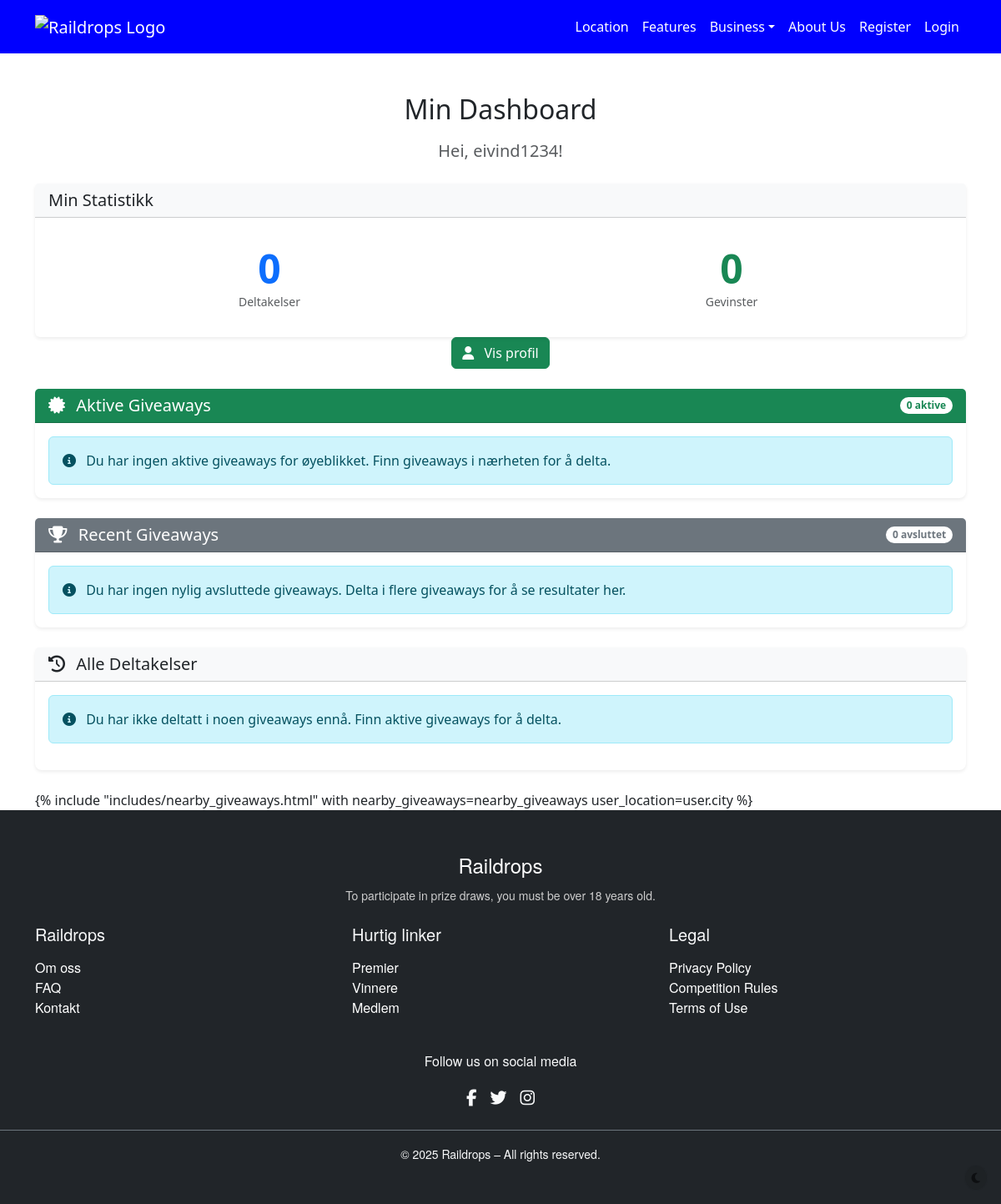
/accounts/dashboard/ (signed in), run on an earlier commit of the app's database.
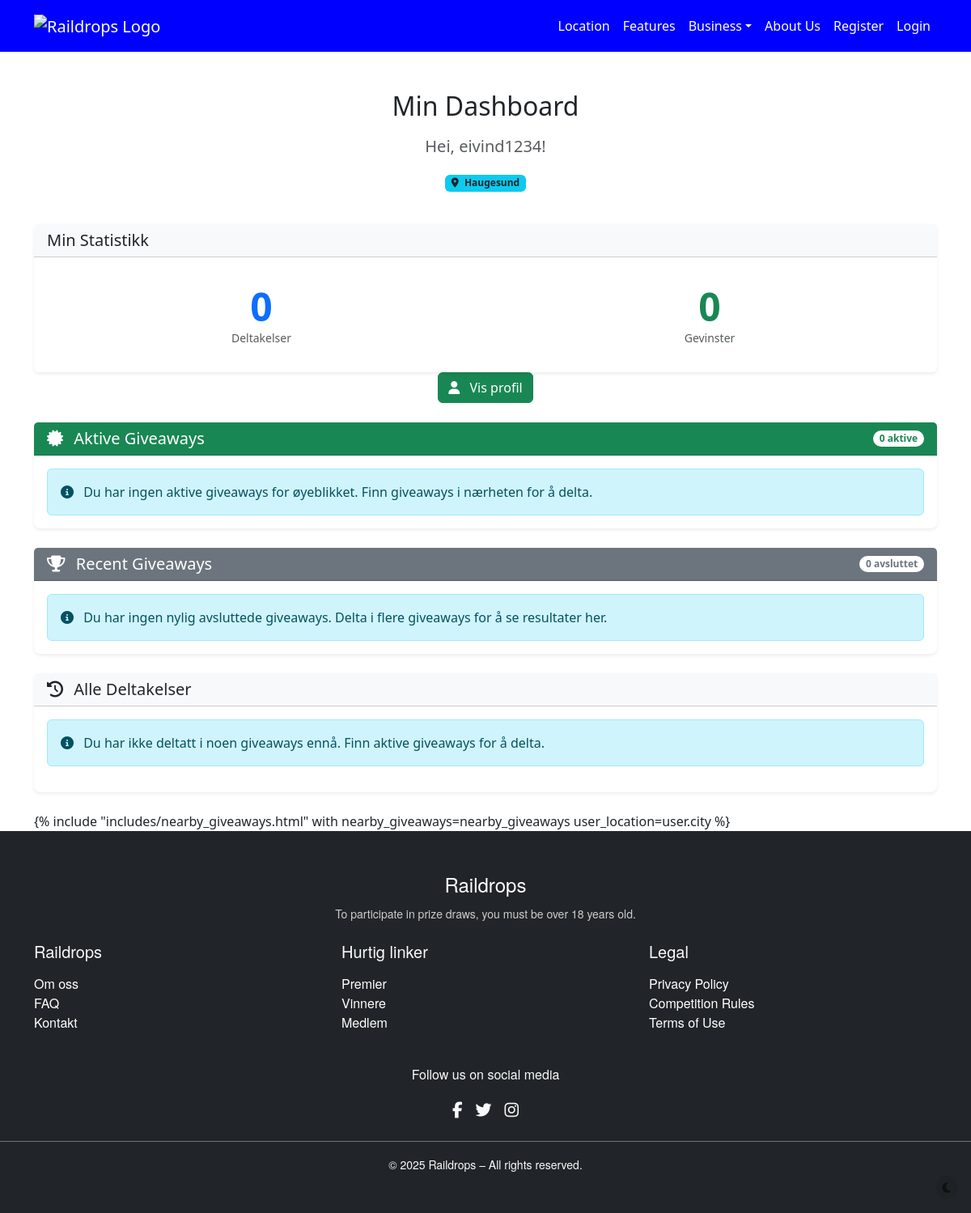
And on a later commit of the database.
### accounts/models.py (models this page shows, shortened)
class User(AbstractUser):
    email = models.EmailField(
        _('email address'),
        unique=True,
        db_index=True,  # Add index for better performance
        help_text="Unique email address for login."
    )
    profile_image = models.ImageField(
        upload_to='profile_pics/',
        blank=True,
        null=True,
        help_text="Profile image for the user."
    )
    city = models.CharField(
        max_length=100,
        blank=True,
        db_index=True,  # Add index for location-based filtering
        help_text="User's city/location."
    )
    USERNAME_FIELD = 'email'
    REQUIRED_FIELDS = ['username']  # username is still required for admin compatibility

### accounts/views.py (the view)
@login_required
def dashboard_view(request):
    user = request.user
    context = {"user": user}
    if hasattr(user, 'business_account') and user.business_account:
        return HttpResponseRedirect(reverse('businesses:business-dashboard'))
    else:
        try:
            participations = Entry.objects.filter(user=user)\
                .select_related('giveaway', 'giveaway__business')\
                .order_by('-entered_at')
            nearby_giveaways = []
            if user.city:
                nearby_giveaways = Giveaway.objects.filter(
                    business__city=user.city,
                    is_active=True
                ).select_related('business')[:5]
            wins = Winner.objects.filter(user=user).select_related('giveaway').count()
            context.update({
                'participations': participations,
                'recent_entries': participations[:5],
                'wins': wins,
                'nearby_giveaways': nearby_giveaways,
            })
        except Exception as e:
            logger.error(f"Error loading member dashboard: {str(e)}")
            messages.error(request, "Det oppsto en feil ved lasting av dashboardet. Vennligst prøv igjen senere.")
    return render(request, 'accounts/member_dashboard.html', context)

### accounts/context_processors.py (called while the page is built)
def user_roles(request):
    user = request.user
    return {
        'is_member': user_is_member(user),
        'is_business': user_is_business(user),
    }

### accounts/permissions.py (called while the page is built)
def user_is_member(user) -> bool:
    return (
        user.is_authenticated
        and not hasattr(user, "business_account")
        and user.groups.filter(name="Members").exists()
    )

def user_is_business(user) -> bool:
    return user.is_authenticated and hasattr(user, 'business_account')

### accounts/templatetags/account_filters.py (called while the page is built, shortened)
@register.filter
def split(value, sep):
    if not value:
        return []
    return [{'name': item.strip(), 'label': item.strip().capitalize()}
            for item in value.split(sep)]

@register.filter
def filter_active_entries(entries):
    if not entries:
        return []
    active_entries = [entry for entry in entries if entry.giveaway.is_active]
    return active_entries

@register.filter
def filter_recent_finished_entries(entries, max_count=5):
    if not entries:
        return []

### templates/accounts/member_dashboard.html (shortened to what the changed rows need)
{% extends "base.html" %}
{% load static %}
{% load account_filters %}
{% block content %}
<div class="container mt-5">
    {% include "includes/profile_header.html" with title="Min Dashboard" user=user %}
    {% include "includes/stats_dashboard.html" with participations=participations wins=wins %}
    <div class="row mb-4">
        <div class="col-12">
            <div class="card border-0 shadow-sm rounded-3">
                <div class="card-header bg-success text-white d-flex justify-content-between align-items-center">
                    <h2 class="h5 mb-0">
                        <i class="fa fa-certificate me-2" aria-hidden="true"></i> Aktive Giveaways
                    </h2>
                </div>
            </div>
        </div>
    </div>
    <div class="row mb-4">
        <div class="col-12">
            <div class="card border-0 shadow-sm rounded-3">
                <div class="card-header bg-secondary text-white d-flex justify-content-between align-items-center">
                    <h2 class="h5 mb-0">
                        <i class="fa fa-trophy me-2" aria-hidden="true"></i> Recent Giveaways
                    </h2>
                </div>
            </div>
        </div>
    </div>
    <div class="row mb-4">
        <div class="col-12">
            <div class="card border-0 shadow-sm rounded-3">
                <div class="card-header bg-light d-flex justify-content-between align-items-center">
                    <h2 class="h5 mb-0">
                        <i class="fa fa-history me-2" aria-hidden="true"></i> Alle Deltakelser
                    </h2>
                </div>
            </div>
        </div>
    </div>
</div>
{% endblock %}

### templates/includes/profile_header.html (shortened to what this page needs)
<div class="text-center mb-4">
    <h1 class="h2 mb-3">{{ title }}</h1>
    <p class="lead text-muted">
        Hei, {{ user.first_name|default:user.username }}!
    </p>
    {% if user.city %}
    <p class="badge bg-info text-dark">
        <i class="fa fa-map-marker-alt me-1" aria-hidden="true"></i> {{ user.city }}
    </p>
    {% endif %}
</div>

What changed in the data, as far as the page shows it:
changed User "eivind1234": city (not shown) → "Haugesund"
